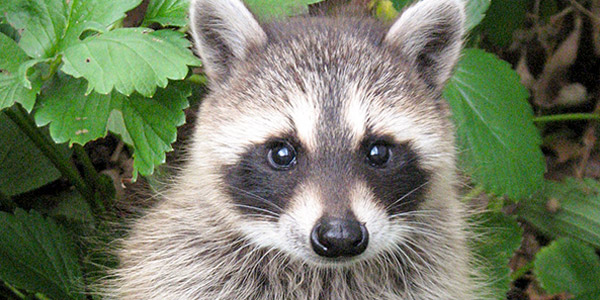
#> input picture raccoon.jpg, 600 x 300 px
$ python crop_scale_rotate.py
#> lines starting #> are read from the running program, lines starting #| are printed output that depends on the picture
import cv2

img = cv2.imread('raccoon.jpg')
#> img is the input picture: shape (300, 600, 3); mean B, G, R 99.9, 123.8, 114.6

img2 = cv2.resize(img, (500, 500))
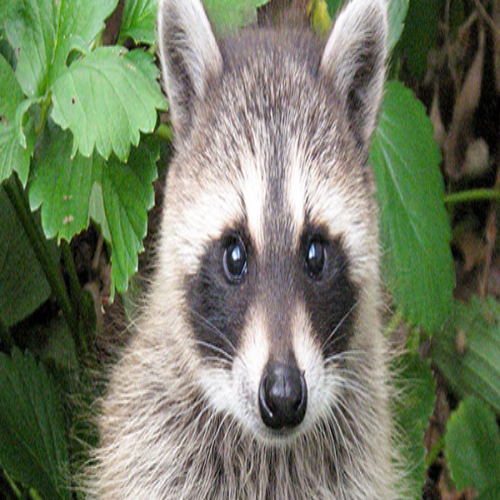
#> img2: shape (500, 500, 3); mean B, G, R 99.8, 123.7, 114.5

rotation_matrix = cv2.getRotationMatrix2D((img.shape[1] // 2, img.shape[0] // 2), 90, 1)
img3 = cv2.warpAffine(img, rotation_matrix, (img.shape[1], img.shape[0]))
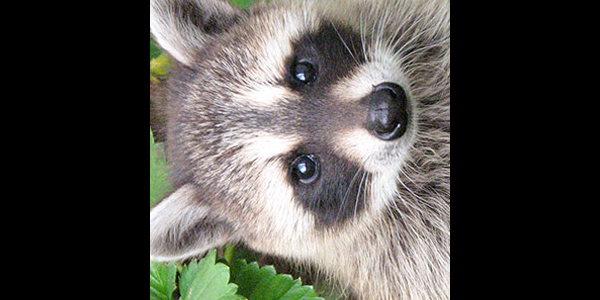
#> img3: shape (300, 600, 3); mean B, G, R 70.2, 74.2, 76.3

cv2.imshow('img2', img2)
cv2.waitKey(0)

cv2.imshow('img3', img3)
cv2.waitKey(0)

cv2.imwrite('raccoonr.jpg', img3)

cv2.destroyAllWindows()

$ run again, with budTerence_set2.jpg copied over raccoon.jpg
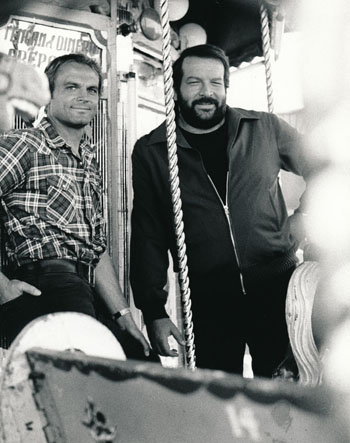
#> input picture budTerence_set2.jpg, 350 x 443 px
#> img is the input picture: shape (443, 350, 3); mean B, G, R 124.1, 126.5, 123.3
#> `img2 = cv2.resize(img, (500, 500))`:
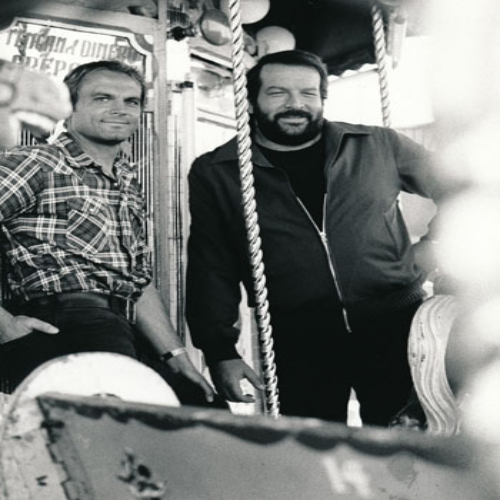
#> img2: shape (500, 500, 3); mean B, G, R 124, 126.4, 123.2
#> `img3 = cv2.warpAffine(img, rotation_matrix, (img.shape[1], img.shape[0..`:
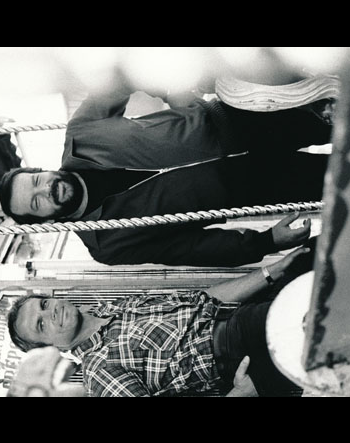
#> img3: shape (443, 350, 3); mean B, G, R 94.3, 96.1, 93.4
